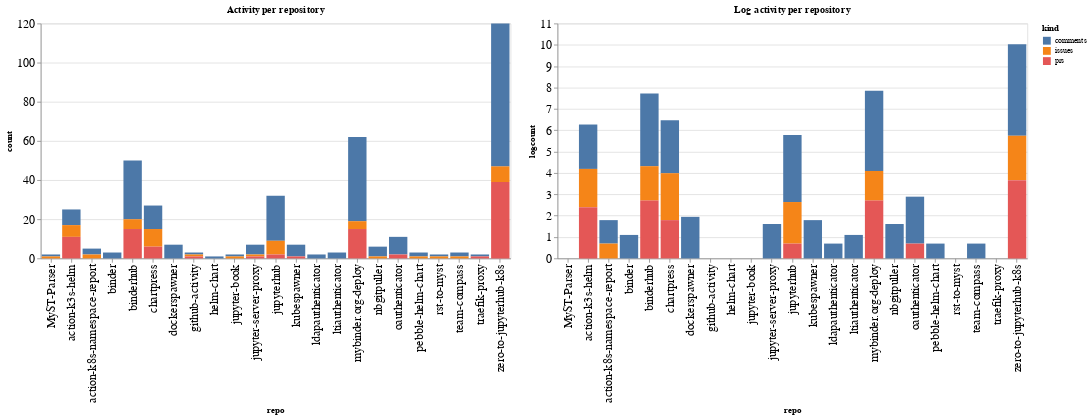

Notebook cell for this chart:
### Code cell
ch1 = alt.Chart(repo_summaries, width=600, title="Activity per repository").mark_bar().encode(
    x='repo',
    y='count',
    color='kind',
    tooltip="kind"
)

ch2 = alt.Chart(repo_summaries, width=600, title="Log activity per repository").mark_bar().encode(
    x='repo',
    y='logcount',
    color='kind',
    tooltip="kind"
)

ch1 | ch2

### Figure 1 — Vega-Lite specification as saved in the notebook (floating-point values rounded to 4 significant figures)
{"config": {"axisLeft": {"labelFontSize": 15}, "axisBottom": {"labelFontSize": 15}}, "hconcat": [{"mark": "bar", "encoding": {"color": {"type": "nominal", "field": "kind"}, "tooltip": {"type": "nominal", "field": "kind"}, "x": {"type": "nominal", "field": "repo"}, "y": {"type": "quantitative", "field": "count"}}, "title": "Activity per repository", "width": 600}, {"mark": "bar", "encoding": {"color": {"type": "nominal", "field": "kind"}, "tooltip": {"type": "nominal", "field": "kind"}, "x": {"type": "nominal", "field": "repo"}, "y": {"type": "quantitative", "field": "logcount"}}, "title": "Log activity per repository", "width": 600}], "data": {"name": "data-88716c1ada3b0e4b5ff9dd504487566d"}, "$schema": "https://vega.github.io/schema/vega-lite/v4.8.1.json", "datasets": {"data-88716c1ada3b0e4b5ff9dd504487566d": [{"repo": "MyST-Parser", "kind": "comments", "count": 1, "logcount": 0.0}, {"repo": "MyST-Parser", "kind": "issues", "count": 1, "logcount": 0.0}, {"repo": "action-k3s-helm", "kind": "comments", "count": 8, "logcount": 2.079}, {"repo": "action-k3s-helm", "kind": "issues", "count": 6, "logcount": 1.792}, {"repo": "action-k3s-helm", "kind": "prs", "count": 11, "logcount": 2.398}, {"repo": "action-k8s-namespace-report", "kind": "comments", "count": 3, "logcount": 1.099}, {"repo": "action-k8s-namespace-report", "kind": "issues", "count": 2, "logcount": 0.6931}, {"repo": "binder", "kind": "comments", "count": 3, "logcount": 1.099}, {"repo": "binderhub", "kind": "comments", "count": 30, "logcount": 3.401}, {"repo": "binderhub", "kind": "issues", "count": 5, "logcount": 1.609}, {"repo": "binderhub", "kind": "prs", "count": 15, "logcount": 2.708}, {"repo": "chartpress", "kind": "comments", "count": 12, "logcount": 2.485}, {"repo": "chartpress", "kind": "issues", "count": 9, "logcount": 2.197}, {"repo": "chartpress", "kind": "prs", "count": 6, "logcount": 1.792}, {"repo": "dockerspawner", "kind": "comments", "count": 7, "logcount": 1.946}, {"repo": "github-activity", "kind": "comments", "count": 1, "logcount": 0.0}, {"repo": "github-activity", "kind": "issues", "count": 1, "logcount": 0.0}, {"repo": "github-activity", "kind": "prs", "count": 1, "logcount": 0.0}, {"repo": "helm-chart", "kind": "comments", "count": 1, "logcount": 0.0}, {"repo": "jupyter-book", "kind": "comments", "count": 1, "logcount": 0.0}, {"repo": "jupyter-book", "kind": "issues", "count": 1, "logcount": 0.0}, {"repo": "jupyter-server-proxy", "kind": "comments", "count": 5, "logcount": 1.609}, {"repo": "jupyter-server-proxy", "kind": "issues", "count": 1, "logcount": 0.0}, {"repo": "jupyter-server-proxy", "kind": "prs", "count": 1, "logcount": 0.0}, {"repo": "jupyterhub", "kind": "comments", "count": 23, "logcount": 3.135}, {"repo": "jupyterhub", "kind": "issues", "count": 7, "logcount": 1.946}, {"repo": "jupyterhub", "kind": "prs", "count": 2, "logcount": 0.6931}, {"repo": "kubespawner", "kind": "comments", "count": 6, "logcount": 1.792}, {"repo": "kubespawner", "kind": "prs", "count": 1, "logcount": 0.0}, {"repo": "ldapauthenticator", "kind": "comments", "count": 2, "logcount": 0.6931}, {"repo": "ltiauthenticator", "kind": "comments", "count": 3, "logcount": 1.099}, {"repo": "mybinder.org-deploy", "kind": "comments", "count": 43, "logcount": 3.761}, {"repo": "mybinder.org-deploy", "kind": "issues", "count": 4, "logcount": 1.386}, {"repo": "mybinder.org-deploy", "kind": "prs", "count": 15, "logcount": 2.708}, {"repo": "nbgitpuller", "kind": "comments", "count": 5, "logcount": 1.609}, {"repo": "nbgitpuller", "kind": "issues", "count": 1, "logcount": 0.0}, {"repo": "oauthenticator", "kind": "comments", "count": 9, "logcount": 2.197}, {"repo": "oauthenticator", "kind": "prs", "count": 2, "logcount": 0.6931}, {"repo": "pebble-helm-chart", "kind": "comments", "count": 2, "logcount": 0.6931}, {"repo": "pebble-helm-chart", "kind": "issues", "count": 1, "logcount": 0.0}, {"repo": "rst-to-myst", "kind": "comments", "count": 1, "logcount": 0.0}, {"repo": "rst-to-myst", "kind": "issues", "count": 1, "logcount": 0.0}, {"repo": "team-compass", "kind": "comments", "count": 2, "logcount": 0.6931}, {"repo": "team-compass", "kind": "issues", "count": 1, "logcount": 0.0}, {"repo": "traefik-proxy", "kind": "comments", "count": 1, "logcount": 0.0}, {"repo": "traefik-proxy", "kind": "prs", "count": 1, "logcount": 0.0}, {"repo": "zero-to-jupyterhub-k8s", "kind": "comments", "count": 73, "logcount": 4.29}, {"repo": "zero-to-jupyterhub-k8s", "kind": "issues", "count": 8, "logcount": 2.079}, {"repo": "zero-to-jupyterhub-k8s", "kind": "prs", "count": 39, "logcount": 3.664}]}}
